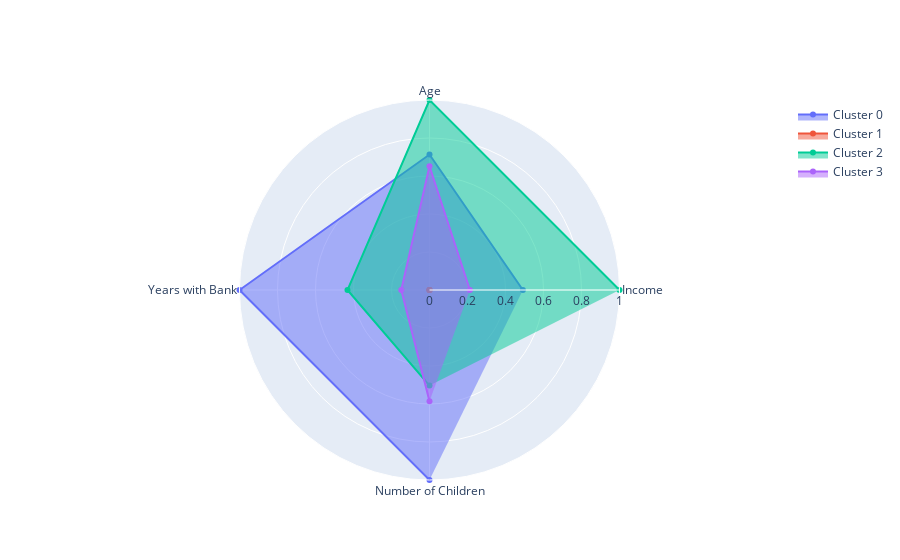

This figure's notebook cell:
### Code cell
import plotly.graph_objects as go

df_mms = df_min_max_scaled

categories = ['Income','Age','Years with Bank',
              'Number of Children']

fig = go.Figure()

fig.add_trace(go.Scatterpolar(
      r=[(df_mms.loc[0, 'income']), (df_mms.loc[0, 'age']), (df_mms.loc[0, 'years_with_bank']), (df_mms.loc[0, 'nbr_children'])],
      theta=categories,
      fill='toself',
      name='Cluster 0'
))
fig.add_trace(go.Scatterpolar(
      r=[(df_mms.loc[1, 'income']), (df_mms.loc[1, 'age']), (df_mms.loc[1, 'years_with_bank']), (df_mms.loc[1, 'nbr_children'])],
      theta=categories,
      fill='toself',
      name='Cluster 1'
))
fig.add_trace(go.Scatterpolar(
      r=[(df_mms.loc[2, 'income']), (df_mms.loc[2, 'age']), (df_mms.loc[2, 'years_with_bank']), (df_mms.loc[2, 'nbr_children'])],
      theta=categories,
      fill='toself',
      name='Cluster 2'
))
fig.add_trace(go.Scatterpolar(
      r=[(df_mms.loc[3, 'income']), (df_mms.loc[3, 'age']), (df_mms.loc[3, 'years_with_bank']), (df_mms.loc[3, 'nbr_children'])],
      theta=categories,
      fill='toself',
      name='Cluster 3'
))

fig.update_layout(
  polar=dict(
    radialaxis=dict(
      visible=True,
      range=[0, 1]
    )),
  showlegend=True
)

fig.show()

### Figure 1 — Plotly figure (JSON) as saved in the notebook; plotly's stock layout.template omitted (floating-point values rounded to 4 significant figures)
{"data": [{"fill": "toself", "name": "Cluster 0", "r": [0.4915, 0.7129, 1, 1], "theta": ["Income", "Age", "Years with Bank", "Number of Children"], "type": "scatterpolar"}, {"fill": "toself", "name": "Cluster 1", "r": [0, 0, 0, 0], "theta": ["Income", "Age", "Years with Bank", "Number of Children"], "type": "scatterpolar"}, {"fill": "toself", "name": "Cluster 2", "r": [1, 1, 0.4317, 0.5029], "theta": ["Income", "Age", "Years with Bank", "Number of Children"], "type": "scatterpolar"}, {"fill": "toself", "name": "Cluster 3", "r": [0.2126, 0.6514, 0.1487, 0.5857], "theta": ["Income", "Age", "Years with Bank", "Number of Children"], "type": "scatterpolar"}], "layout": {"polar": {"radialaxis": {"range": [0, 1], "visible": true}}, "showlegend": true}}
